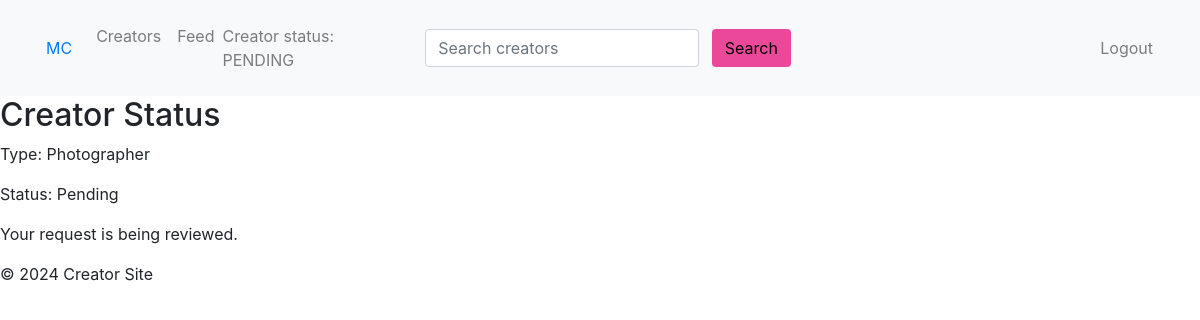
The page /creator-status/ (signed in) on the database as committed earlier.
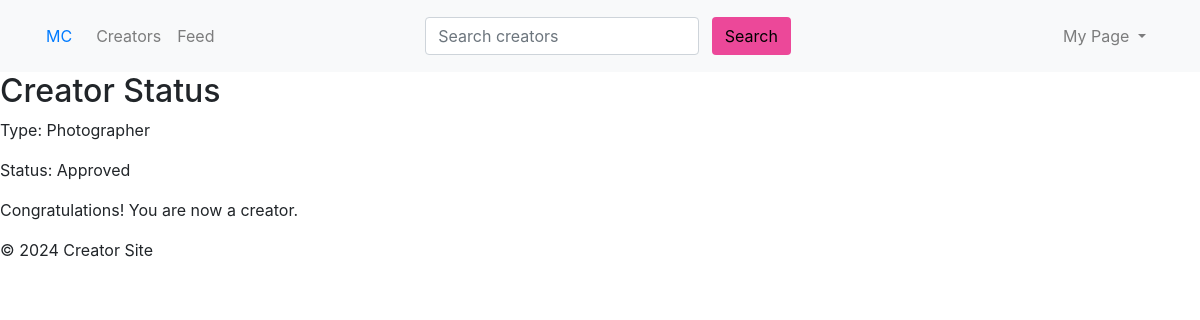
The same page on the database as committed later.
### creators/models.py (models this page shows, shortened)
class Creator(models.Model):
    CREATOR_TYPES = [
        ('PHOTOGRAPHER', 'Photographer'),
        ('GAME_DEVELOPER', 'Game Developer'),
        ('CONTENT_CREATOR', 'Content Creator'),
        ('ARTIST', 'Artist'),
        ('VOICE_ACTOR', 'Voice Actor'),
        ('OTHER', 'Other'),
    ]
    STATUS_CHOICES = [
        ('PENDING', 'Pending'),
        ('APPROVED', 'Approved'),
        ('REJECTED', 'Rejected'),
    ]
    user = models.OneToOneField(User, on_delete=models.CASCADE)
    avatar = models.ImageField(upload_to='creator_avatars/', null=True, blank=True)
    about_me = models.TextField(blank=True)
    creator_type = models.CharField(max_length=20, choices=CREATOR_TYPES, default='OTHER')
    status = models.CharField(max_length=10, choices=STATUS_CHOICES, default='PENDING')
    request_message = models.TextField(blank=True)
    followers = models.ManyToManyField(User, related_name='following', blank=True)

### creators/views.py (the view)
# urls.py: path('creator-status/', views.creator_status, name='creator_status'),
@login_required
def creator_status(request):
    creator = Creator.objects.get(user=request.user)
    return render(request, 'creators/creator_status.html', {
        'creator': creator,
        })

### creators/templatetags/creator_tags.py (called while the page is built)
@register.simple_tag
def creator_status(user):
    if isinstance(user, AnonymousUser):
        return None
    try:
        creator = Creator.objects.get(user=user)
        return creator.status
    except Creator.DoesNotExist:
        return None

### creators/templates/creators/creator_status.html
{% extends 'base.html' %}
{% block content %}
    <h2>Creator Status</h2>
    <p>Type: {{ creator.get_creator_type_display }}</p>
    <p>Status: {{ creator.get_status_display }}</p>
    {% if creator.status == 'PENDING' %}
        <p>Your request is being reviewed.</p>
    {% elif creator.status == 'APPROVED' %}
        <p>Congratulations! You are now a creator.</p>
    {% elif creator.status == 'REJECTED' %}
        <p>Unfortunately, your request was not approved at this time.</p>
    {% endif %}
{% endblock %}

Rows that differ between the two databases and show on the page:
changed Creator "Photographer": status "Pending" → "Approved"
Other text that changed with them:
text no longer shown: "Creator status: PENDING Logout Your request is being reviewed."
text now shown: "My Page Congratulations! You are now a creator."
